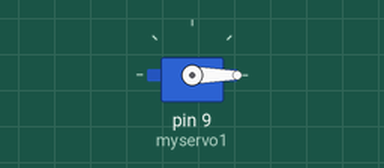
The sketch below on a simulated Arduino Uno, built with avr-gcc and run on an emulated ATmega328P. On the bench: servo.

Above: at 0.05 s.
At 1.5 s:
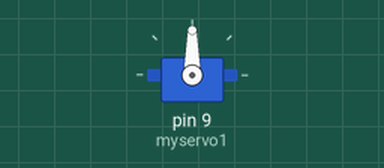
At 3.0 s:
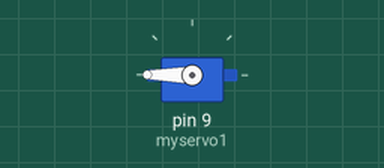
Timing chart, 0 to 6.9 s (numbered marks = the images above):
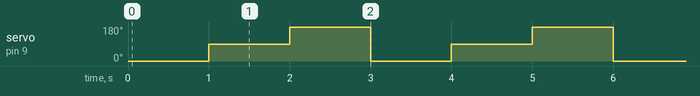

The sketch:

servo.ino
```cpp
#include <Servo.h>

Servo myservo1;

void setup() {
  myservo1.attach(9); // Servo di pin 9

}

void loop() {
  myservo1.write(0);   // Putar ke 0 derajat
  delay(1000);
  myservo1.write(90);  // Putar ke 90 derajat
  delay(1000);
  myservo1.write(180); // Putar ke 180 derajat
  delay(1000);

}
```

Measured:
- by itself, servo on pin 9 (myservo1): repeats every 3.0 s: 180° 1.0 s, 0° 1.0 s, 90° 1.0 s
